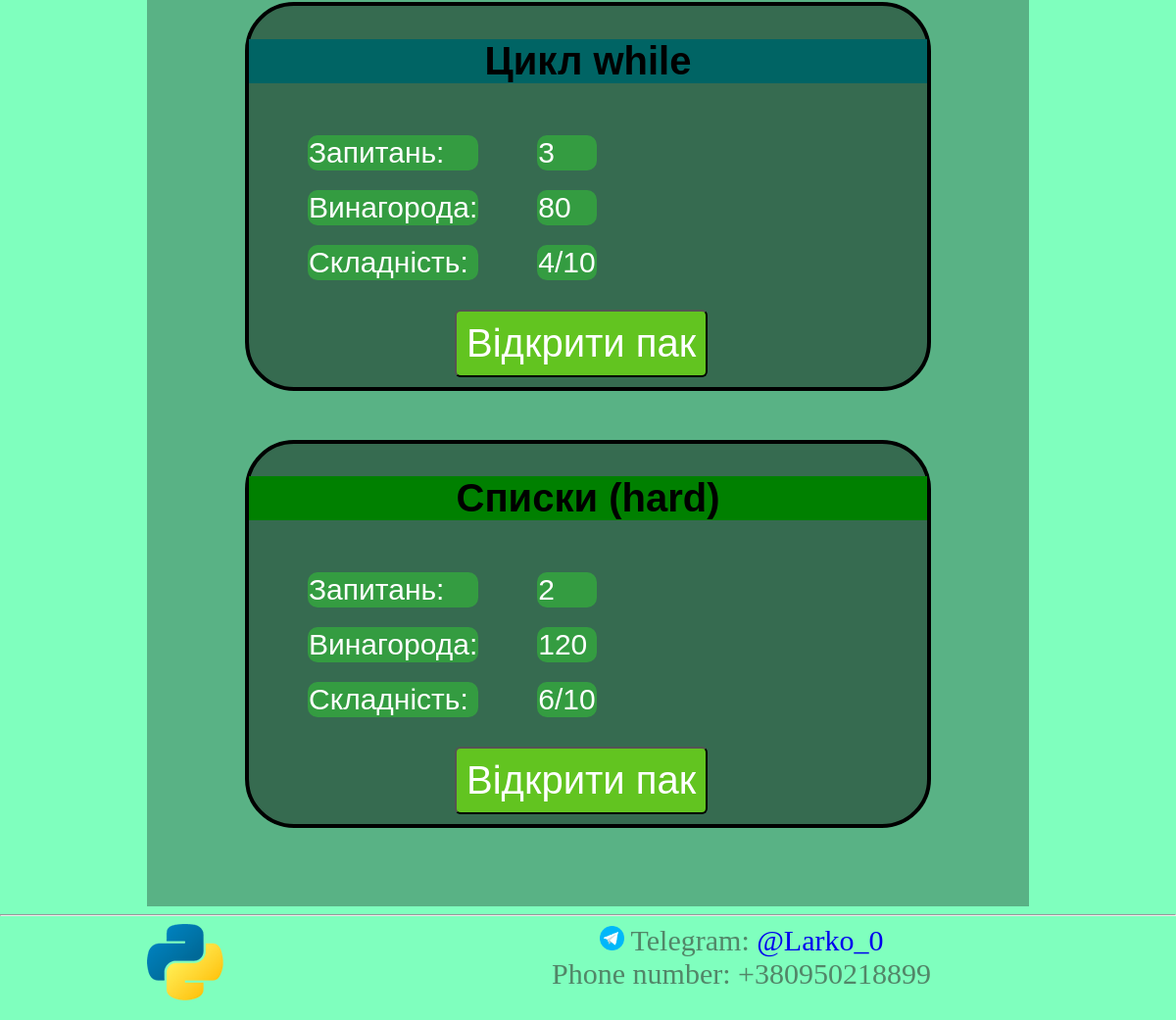
Page /catalog/packs/ (signed in, lower part) on the earlier database version.
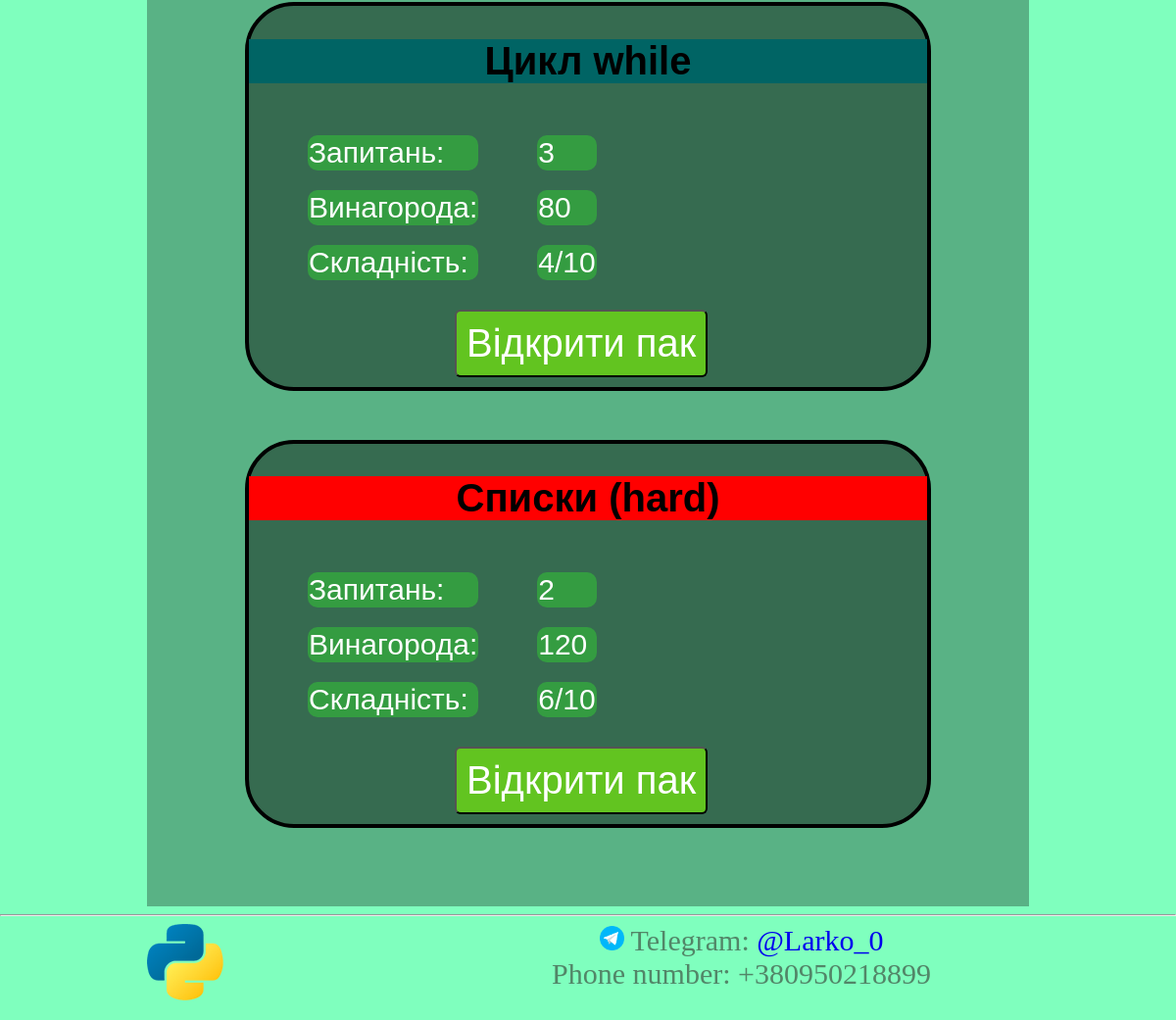
Same page on the later database version.
### catalog/models.py (models this page shows, shortened)
class Pack(models.Model):
    name = models.CharField(max_length=50, default="PackName", help_text="Name of pack")
    reward = models.IntegerField(default=0, help_text="Reward in Paisons")
    difficulty = models.IntegerField(default=0, help_text="Difficult of pack")
    color = models.CharField(max_length=30, default="green")
    pack_class = models.CharField(max_length=30, default="0")
    def count_of_questions(self):
        return self.question_set.count()

### catalog/views.py (the view, shortened to what this page needs)
# urls.py: path("packs/", views.packs, name="packs"),
def packs(request):
    request.session['answers'] = None
    request.session['result_list'] = None
    user = request.user
    if user.is_authenticated:
        context = {}
        packs = []
        profile = user.userprofile
        i = 0
        print([failed.pack for failed in profile.failed_packs.all()])
        for pack in Pack.objects.all():
            if pack not in profile.completed_packs.all() and pack not in [failed.pack for failed in profile.failed_packs.all()]:
                packs.append(pack)
        context["completed_count"] = profile.completed_packs.count()
        context["all_packs"] = packs
        context["username"] = user.username
        context["paisons"] = profile.paisons
        context["achievements"] = profile.achievements.all()
        return render(request, "MyCabinet_page.html", context=context)
    else:
        return redirect("/auth/login/")

### catalog/templates/MyCabinet_page.html (shortened to what this page needs)
<!DOCTYPE html>
<html lang="en">
<head>
	{% load static %}
	<link rel="stylesheet" type="text/css" href="{% static 'css/MyCabinet_page.css' %}">
</head>
<body>
	<section id="tasks_back" class="container">
		<br>
		{% for pack in all_packs %}
		<div class="task threed" id="VariablesPower">
			<h2 style="background-color: {{ pack.color }}">{{ pack.name }}</h2>
			<table>
				<tr>
					<td class="keys">Запитань: </td>
					<td class="values">{{ pack.count_of_questions }}</td>
				</tr>
				<tr>
					<td class="keys">Винагорода: </td>
					<td class="values">{{ pack.reward }}</td>
				</tr>
				<tr>
					<td class="keys">Складність: </td>
					<td class="values">{{ pack.difficulty }}/10</td>
				</tr>
			</table>
			<button class="to_pack_button grow"  onclick="toPage('Pack_page.html', '_self')">
				<p><a class="to_n_pack" href="{% url 'catalog:pack' pack.id %}">Відкрити пак</a></p>
			</button>
		</div>
		{% endfor %}
	</section>
	<footer>
		<hr/>
		<div class="container clearfix">
			<img src="{% static 'css/img/MiniLogo.png'%}", alt="Mini-logo", id="mini-logo">
			<p id="footer_info"><img style="width: 25px; height: auto;" src="{% static 'css/img/Telegram.png'%}"> Telegram: <a href="https://web.telegram.org/#/login">@Larko_0</a><br/>Phone number: +380950218899</p>
		</div>
	</footer>
</body>
</html>

### catalog/static/css/MyCabinet_page.css (style rules this page uses)
body { font-family: Cooper Black, Arial, sans-serif; padding: 0; margin: 0; background-color: rgba(0, 255, 127, 0.5) }
div { box-sizing: border-box; }
.container { width: 900px; margin: 0 auto; }
.clearfix:after { content: ''; display: table; width: 100%; clear: both; }
#tasks_back { padding-top: 20px; padding-bottom: 30px; background-color: rgba(0, 0, 0, 0.3); }
.task { width: 700px; margin: 50px 100px; border-radius: 50px; border: 4px solid black; }
.task h2 { text-align: center; color: black; font-size: 40px; }
.task table { border-spacing: 60px 20px; }
.task table td { border-radius: 10px; font-size: 30px; background: rgba(50, 205, 50, 0.5); color: white; }
.task button { background-color: rgba(127, 255, 0, 0.6); border-radius: 6px; margin: 10px 210px; padding: 10px; }
.task button p { margin: 0; color: white; font-size: 40px; }
.task button a { color: white; text-decoration: none; }
#VariablesPower { background-color: rgba(0, 0, 0, 0.4); }
#VariablesPower h2 { background-color: green; }
#mini-logo { float: left; }
footer p { margin-top: 0; margin-right: 100px; float: right; font-family: "Myriad Pro"; color: rgb(82, 134, 104); font-size: 30px; text-align: center; }
footer a { text-decoration: none; }
.to_n_pack { text-decoration: none; }
.threed { -webkit-transition: all 0.3s ease;; -moz-transition: all 0.3s ease;; -o-transition: all 0.3s ease;; transition: all 0.3s ease; }

Differences in the rows shown:
changed Pack "Списки (hard)": color "green" → "red" (drawn)
